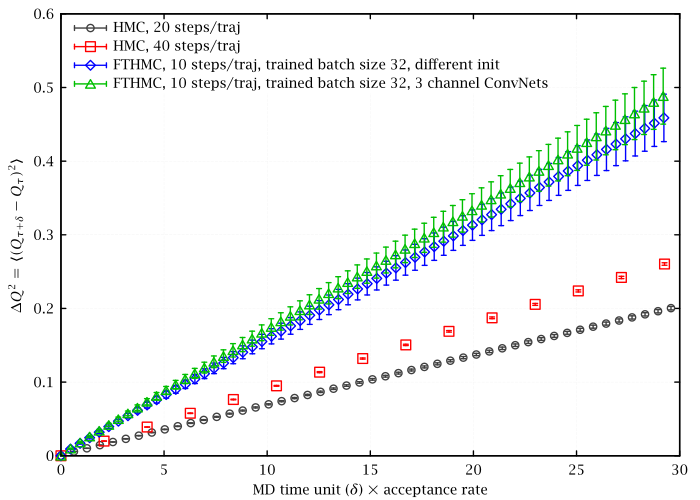

This chart was generated by the following gnuplot code:
set lmargin 9
set grid lc rgb '#f0f0f0'
set xlabel 'MD time unit ($\delta$) $×$ acceptance rate'
set ylabel '$\Delta Q^2 = \langle (Q_{\tau+\delta}-Q_\tau)^2 \rangle$'
set key left Left reverse
pf(f)="<sed -n '/^beta: 6$/,/^beta: /{/^BEGIN dQ2$/,/^END dQ2$/{/dQ2/d;p;};}' ../../u1_2d/stats/".f."_dq2_post_train"
set xrange [0:30]
plot\
	pf("t_hmc_3") u ($1*20*0.033155120545061763*0.949135):2:4 w e t 'HMC, 20 steps/traj',\
	pf("t_hmc_1") u ($1*40*0.07769028569149361*0.672693):2:4 w e t 'HMC, 40 steps/traj',\
	pf("t_force_b25_0s2a") u ($1*10*0.05*0.928131):2:4 w e t 'FTHMC, 10 steps/traj, trained batch size 32, different init',\
	pf("t_force_b25_0s2ac") u ($1*10*0.05*0.927032):2:4 w e t 'FTHMC, 10 steps/traj, trained batch size 32, 3 channel ConvNets'
